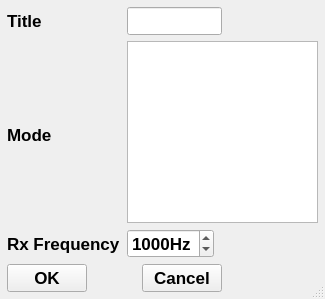
<?xml version="1.0" encoding="UTF-8"?>
<ui version="4.0">
 <class>AddRxWindow</class>
 <widget class="QDialog" name="AddRxWindow">
  <property name="geometry">
   <rect>
    <x>0</x>
    <y>0</y>
    <width>325</width>
    <height>299</height>
   </rect>
  </property>
  <property name="font">
   <font>
    <pointsize>13</pointsize>
    <weight>75</weight>
    <bold>true</bold>
   </font>
  </property>
  <property name="windowTitle">
   <string>Add another RxWIndow</string>
  </property>
  <property name="sizeGripEnabled">
   <bool>true</bool>
  </property>
  <layout class="QGridLayout" name="gridLayout">
   <item row="0" column="0">
    <widget class="QLabel" name="RxWindowName">
     <property name="text">
      <string>Title</string>
     </property>
     <property name="wordWrap">
      <bool>false</bool>
     </property>
    </widget>
   </item>
   <item row="0" column="1" colspan="2">
    <widget class="QLineEdit" name="TitleText">
     <property name="sizePolicy">
      <sizepolicy hsizetype="Preferred" vsizetype="Preferred">
       <horstretch>0</horstretch>
       <verstretch>0</verstretch>
      </sizepolicy>
     </property>
     <property name="text">
      <string/>
     </property>
    </widget>
   </item>
   <item row="1" column="0">
    <spacer name="verticalSpacer">
     <property name="orientation">
      <enum>Qt::Vertical</enum>
     </property>
     <property name="sizeHint" stdset="0">
      <size>
       <width>20</width>
       <height>80</height>
      </size>
     </property>
    </spacer>
   </item>
   <item row="1" column="1" rowspan="3" colspan="3">
    <widget class="QListWidget" name="RxMode">
     <property name="sizePolicy">
      <sizepolicy hsizetype="Preferred" vsizetype="Preferred">
       <horstretch>0</horstretch>
       <verstretch>0</verstretch>
      </sizepolicy>
     </property>
    </widget>
   </item>
   <item row="2" column="0">
    <widget class="QLabel" name="Modulation">
     <property name="text">
      <string>Mode</string>
     </property>
     <property name="wordWrap">
      <bool>false</bool>
     </property>
    </widget>
   </item>
   <item row="3" column="0">
    <spacer name="verticalSpacer_2">
     <property name="orientation">
      <enum>Qt::Vertical</enum>
     </property>
     <property name="sizeHint" stdset="0">
      <size>
       <width>20</width>
       <height>80</height>
      </size>
     </property>
    </spacer>
   </item>
   <item row="4" column="0">
    <widget class="QLabel" name="RxFrequency">
     <property name="text">
      <string>Rx Frequency</string>
     </property>
     <property name="wordWrap">
      <bool>false</bool>
     </property>
    </widget>
   </item>
   <item row="4" column="1">
    <widget class="QSpinBox" name="Frequency">
     <property name="sizePolicy">
      <sizepolicy hsizetype="Fixed" vsizetype="Fixed">
       <horstretch>0</horstretch>
       <verstretch>0</verstretch>
      </sizepolicy>
     </property>
     <property name="suffix">
      <string>Hz</string>
     </property>
     <property name="minimum">
      <number>300</number>
     </property>
     <property name="maximum">
      <number>2500</number>
     </property>
     <property name="value">
      <number>1000</number>
     </property>
    </widget>
   </item>
   <item row="4" column="2" colspan="2">
    <spacer name="horizontalSpacer_2">
     <property name="orientation">
      <enum>Qt::Horizontal</enum>
     </property>
     <property name="sizeHint" stdset="0">
      <size>
       <width>152</width>
       <height>20</height>
      </size>
     </property>
    </spacer>
   </item>
   <item row="5" column="0" colspan="3">
    <layout class="QHBoxLayout">
     <item>
      <widget class="QPushButton" name="buttonOk">
       <property name="focusPolicy">
        <enum>Qt::ClickFocus</enum>
       </property>
       <property name="text">
        <string>OK</string>
       </property>
       <property name="shortcut">
        <string/>
       </property>
       <property name="autoDefault">
        <bool>false</bool>
       </property>
       <property name="default">
        <bool>false</bool>
       </property>
       <property name="flat">
        <bool>false</bool>
       </property>
      </widget>
     </item>
     <item>
      <spacer>
       <property name="orientation">
        <enum>Qt::Horizontal</enum>
       </property>
       <property name="sizeType">
        <enum>QSizePolicy::Expanding</enum>
       </property>
       <property name="sizeHint" stdset="0">
        <size>
         <width>10</width>
         <height>20</height>
        </size>
       </property>
      </spacer>
     </item>
     <item>
      <widget class="QPushButton" name="buttonCancel">
       <property name="focusPolicy">
        <enum>Qt::ClickFocus</enum>
       </property>
       <property name="text">
        <string>Cancel</string>
       </property>
       <property name="shortcut">
        <string/>
       </property>
       <property name="autoDefault">
        <bool>false</bool>
       </property>
      </widget>
     </item>
    </layout>
   </item>
   <item row="5" column="3">
    <spacer name="horizontalSpacer">
     <property name="orientation">
      <enum>Qt::Horizontal</enum>
     </property>
     <property name="sizeHint" stdset="0">
      <size>
       <width>154</width>
       <height>20</height>
      </size>
     </property>
    </spacer>
   </item>
  </layout>
 </widget>
 <layoutdefault spacing="6" margin="7"/>
 <pixmapfunction>qPixmapFromMimeSource</pixmapfunction>
 <includes>
  <include location="local">constants.h</include>
 </includes>
 <resources/>
 <connections>
  <connection>
   <sender>buttonOk</sender>
   <signal>clicked()</signal>
   <receiver>AddRxWindow</receiver>
   <slot>accept()</slot>
   <hints>
    <hint type="sourcelabel">
     <x>20</x>
     <y>20</y>
    </hint>
    <hint type="destinationlabel">
     <x>20</x>
     <y>20</y>
    </hint>
   </hints>
  </connection>
  <connection>
   <sender>buttonCancel</sender>
   <signal>clicked()</signal>
   <receiver>AddRxWindow</receiver>
   <slot>reject()</slot>
   <hints>
    <hint type="sourcelabel">
     <x>20</x>
     <y>20</y>
    </hint>
    <hint type="destinationlabel">
     <x>20</x>
     <y>20</y>
    </hint>
   </hints>
  </connection>
 </connections>
</ui>
